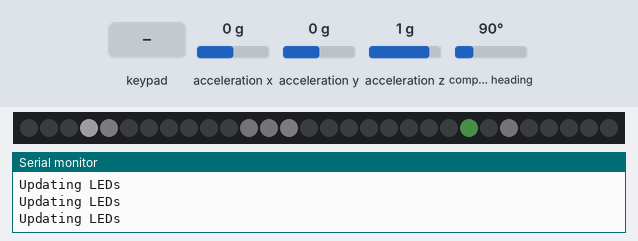
Recording of a sketch running on a simulated Arduino Uno, built with avr-gcc and run on an emulated ATmega328P. Parts: 30 RGB LEDs in strip order, left to right, the last lines printed to the serial monitor. The test bench sets the inputs (shaded band); at power-on: acceleration x 0 g, acceleration y 0 g, compass heading 90°, acceleration z 1 g. Dim RGB values are drawn brighter than linear; random numbers use the default seed unless the sketch sets one.

Above: at 5.46 s.
5.5 s: keypad keys 1 2 3 4 pressed 0.4 s apart
At 7.3 s:
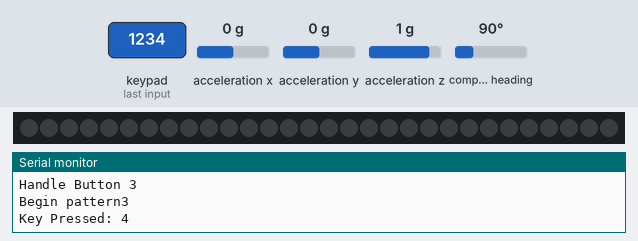
8.6 s: key '1' pressed
At 8.7 s:
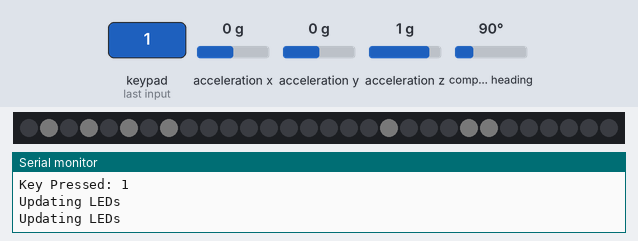
11.1 s: acceleration x set to -1.4 g
At 11.65 s:
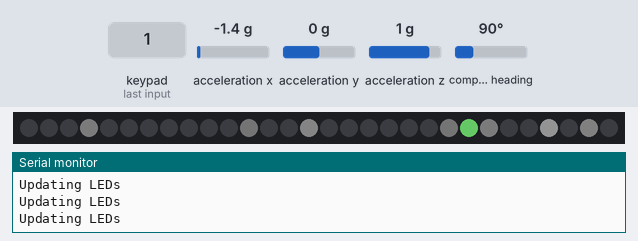
14.1 s: acceleration y set to -1.4 g
At 16.63 s:
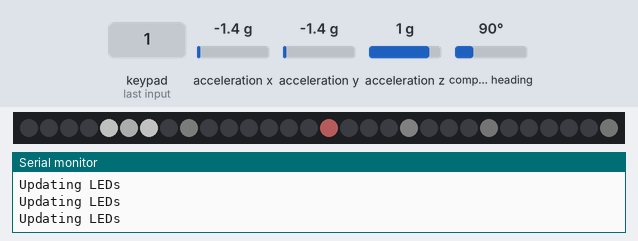
16.9 s: compass heading set to 7°
At 19.79 s:
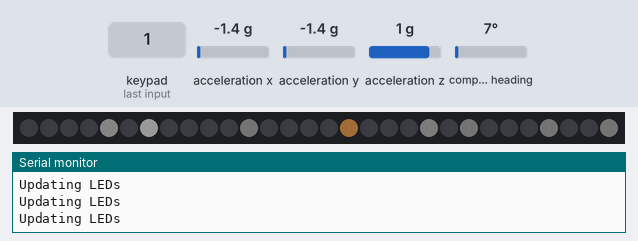
19.9 s: acceleration z set to -1.4 g
At 22.88 s:
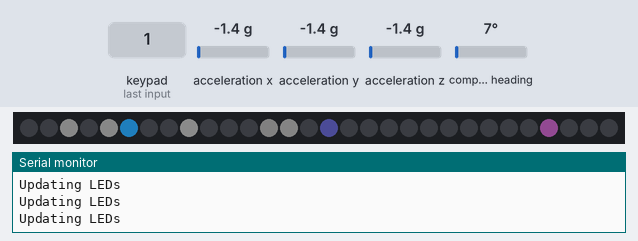

The sketch:

acceloled-only-sparkle-working.ino
```cpp
/* Code to perform varios LED configurations. */

#include <Keypad.h>
#include <Adafruit_NeoPixel.h>
#ifdef __AVR__
#include <avr/power.h>
#endif
#include <Wire.h>
#include <Adafruit_Sensor.h>
#include <Adafruit_BNO055.h>
#include <utility/imumaths.h>


enum Pins {
  SDA_PIN = 2,
  SCA_PIN = 3,

  LED_PIN = 6,

  KEYPAD_COL_1_PIN = 8,
  KEYPAD_COL_2_PIN = 7,
  KEYPAD_COL_3_PIN = 10,
  KEYPAD_COL_4_PIN = 9,
  KEYPAD_ROW_PIN = 11
};

///////////////////////////////////////////////
/// Forward declares.
void beginPattern();
void returnToDisplay();


///////////////////////////////////////////////
/// Globals used to set state and the like.

long time_ = 0;

enum Pattern {
  SPARKLE_DIM = 0,
  SPARKLE_BRIGHT = 1,
  SPARKLE_ACCEL = 2,
  OFF = 3
};
enum Pattern pattern_ = SPARKLE_DIM;

uint8_t brightness_ = 5;  // Brightness of the strips.

// Accelerometer readings.a
float linear_acceleration_magnitude_ = 0;
sensors_vec_t orientation_;  // key items are floats for roll, pitch, and heading.

void initState() {
  pattern_ = SPARKLE_DIM;
  brightness_ = 5;
  linear_acceleration_magnitude_ = 0;
}

///////////////////////////////////////////////
/// State modifiers.
void increaseBrightness() {
  if (brightness_ < 10) {
    brightness_++;
  }
}
void decreaseBrightness() {
  if (brightness_ > 0) {
    brightness_--;
  }
}

///////////////////////////////////////////////
/// Initialization code.

// Keypad stuff.
const byte ROWS = 1; //four rows
const byte COLS = 4; //four columns
//define the cymbols on the buttons of the keypads
char hexaKeys[ROWS][COLS] = {
  {'1', '2', '3', '4'}
};
byte rowPins[ROWS] = {KEYPAD_ROW_PIN}; //connect to the row pinouts of the keypad
byte colPins[COLS] = {
  KEYPAD_COL_1_PIN,
  KEYPAD_COL_2_PIN,
  KEYPAD_COL_3_PIN,
  KEYPAD_COL_4_PIN
}; //connect to the column pinouts of the keypad
Keypad keypad_ = Keypad(makeKeymap(hexaKeys), rowPins, colPins, ROWS, COLS);  // The 1x4 keypad.
void initKeypad() {
  // Done using the global constructor.
}

// Accelerometer stuff.
#define BNO055_SAMPLERATE_DELAY_MS (100)
Adafruit_BNO055 bno;
void initAccelerometer() {
  bno = Adafruit_BNO055(55);
  /* Initialise the sensor */
  if (!bno.begin()) {
    /* There was a problem detecting the BNO055 ... check your connections */
    Serial.print("Ooops, no BNO055 detected ... Check your wiring or I2C ADDR!");
  }
  bno.setExtCrystalUse(true);
}

Adafruit_NeoPixel strip_ = Adafruit_NeoPixel(30, LED_PIN, NEO_GRB + NEO_KHZ800);
void initLeds() {
  strip_.begin();
}

void setup() {
  Serial.begin(9600);
  initState();
  Serial.println("Beginning setup");
  Serial.println("Init LEDs");
  initLeds();
  Serial.println("Init Keypad");
  initKeypad();
  Serial.println("Init Accelerometer");
  initAccelerometer();
  Serial.println("Setup complete");

  for (uint8_t i; i < 100; ++i) {
    uint8_t val = i <= 50 ? i : 100-i;
    setLedAll(color(val, val, val));
    strip_.show();

    delay(20);
  }

  for (uint8_t i; i < 30; ++i) {
    setLedAll(color(0, 0, 0));
    setLed(i % 10, i / 10, color(100, 100, 100));
    strip_.show();
    delay(70);
  }

  beginPattern();
}


////////////////////////////////////////////////
// Button processing.


void handleButton(int button_index) {
  Serial.print("Handle Button ");
  Serial.println(button_index);
  switch (button_index) {
    case 0: pattern_ = SPARKLE_DIM; break;
    case 1: pattern_ = SPARKLE_BRIGHT; break;
    case 2: pattern_ = SPARKLE_ACCEL; break;
    case 3: pattern_ = OFF; break;
  }
  beginPattern();
}

///////////////////////////////////////////////
// Set LEDs

uint32_t color(byte red, byte green, byte blue) {
  return strip_.Color(red, green, blue);
}

#define LED_ROWS 3
#define LED_COLUMNS 10
byte LED_INDEX[LED_ROWS][LED_COLUMNS] = {
  { 0,  1,  2,  3,  4,  5,  6,  7,  8,  9},
  {19, 18, 17, 16, 15, 14, 13, 12, 11, 10},
  {20, 21, 22, 23, 24, 25, 26, 27, 28, 29}
};


void logSetLed(int col, int row, uint32_t color) {
  Serial.print("Set LED ");
  Serial.print(col);
  Serial.print(" ");
  Serial.print(row);
  Serial.print(" pin ");
  Serial.print(LED_INDEX[row][col]);
  Serial.print(" ");
  Serial.println(color);
}

void setLed(int col, int row, uint32_t color) {
  // logSetLed(col, row, color);
  strip_.setPixelColor(LED_INDEX[row][col], color);
}

void setLedRow(int row, uint32_t color) {
  for (int i = 0; i < LED_COLUMNS; ++i) {
    setLed(i, row, color);
  }
}

void setLedColumn(int row, uint32_t color) {
  for (int i = 0; i < LED_ROWS; ++i) {
    setLed(i, row, color);
  }
}

void setLedAll(uint32_t color) {
  for (int i = 0; i < LED_ROWS; ++i) {
    setLedRow(i, color);
  }
}

///////////////////////////////////////////////
// Pattern processing.


void beginPattern() {
  Serial.print("Begin pattern");
  Serial.println(pattern_);
  switch(pattern_) {
    case SPARKLE_DIM: brightness_ = 2; beginSparklePattern(); break;
    case SPARKLE_BRIGHT: brightness_ = 10; beginSparklePattern(); break;
    case SPARKLE_ACCEL: brightness_ = 2; beginSparklePattern(); break;
    case OFF: beginOffPattern(); break;
  }
  strip_.show();
}

void updatePattern(long led_step) {
  //Serial.print("Update pattern: ");
  //Serial.print(pattern_);
  //Serial.print(" ");
  //Serial.println(led_step);
  switch (pattern_) {
    case SPARKLE_DIM:
    case SPARKLE_BRIGHT:
    case SPARKLE_ACCEL:
      updateSparklePattern(led_step);
      break;
    case OFF:
      return;
  }
  strip_.show();
}


#define LIT 10
uint8_t maxSteps = 100;
// Each item increases to a target color with a rate.
uint32_t targetColors[LIT];
uint32_t currentColors[LIT];
uint32_t colorStep[LIT];
uint16_t ledIndex[LIT];
int8_t ledUp[LIT];  // Positive for up, negative for down, 0 for unset.
uint8_t rBias, bBias, gBias;

long sparkle_prior_steps_ = 0;
long sparkle_cycle_ = 0;
// IMPLEMENT
void beginSparklePattern() {
  setLedAll(0);
  randomSeed(42);
  sparkle_prior_steps_ = 0;
  sparkle_cycle_ = 0;

  // Not sure if this is required, but makew sure the indexes are empty.
  for (uint16_t i = 0; i < LIT; ++i) {
    ledUp[i] = 0;
  }
  setLedAll(color(0, 0, 0));
}

void updateSparklePattern(long led_step) {
  sparkle_prior_steps_ += led_step;
  if (sparkle_prior_steps_ > 40) {
    Serial.println("Updating LEDs");
    sparkle_prior_steps_ = 0;
    ++sparkle_cycle_;

    if (sparkle_cycle_ % 300 == 0) {
      rBias = random(0, 80);
      bBias = random(0, 80);
      gBias = random(0, 80);
    }

    for (uint16_t i = 0; i < LIT; ++i) {
      if (ledUp[i] == 0) {
        // Reinit the state;
        boolean withBias = random(0, 100) > 3 ? true : false;
        uint8_t r = withBias ? rBias + random(10) : random(100);
        uint8_t g = withBias ? gBias + random(10) : random(100);
        uint8_t b = withBias ? bBias + random(10) : random(100);
        uint8_t steps = random(10, maxSteps);
        ledUp[i] = 1;
        targetColors[i] = strip_.Color(r, g, b);
        colorStep[i] = strip_.Color(max(1, r / steps), max(1, g / steps), max(1, b / steps));
        currentColors[i] = strip_.Color(0, 0, 0);
        ledIndex[i] = random(strip_.numPixels());
      }

      if (ledUp[i] > 0) {
        currentColors[i] += colorStep[i];
      } else {
        currentColors[i] -= colorStep[i];
      }

      strip_.setPixelColor(ledIndex[i], currentColors[i]);

      if (currentColors[i] > targetColors[i]) {
        ledUp[i] = -1;
      }

      if (currentColors[i] < colorStep[i]) {
        // Reset the index to restart the sequence.
        strip_.setPixelColor(ledIndex[i], 0);
        ledUp[i] = 0;
        ledIndex[i] = 0;
      }

    }
    strip_.show();
  }
}

void beginOffPattern() {
  setLedAll(color(0, 0, 0));
}
void updateOffPattern(long led_step) {
}


///////////////////////////////////////////////
/// Running code.
char last_key_ = 0;  // Need to track the last key to ensure
// it goes low before counting it as an action.
void updateByKeypad() {
  char pressed_key = keypad_.getKey();
  if (pressed_key && pressed_key != last_key_) {
    switch (pressed_key) {
      case '1':
        handleButton(0);
        break;
      case '2':
        handleButton(1);
        break;
      case '3':
        handleButton(2);
        break;
      case '4':
        handleButton(3);
        break;
    }
    Serial.print("Key Pressed: ");
    Serial.println(pressed_key);
  }
}

void printAccelerometerState() {
  Serial.print("Accel read: ");
  Serial.print(linear_acceleration_magnitude_);
  Serial.print(" x: ");
  Serial.print(orientation_.x);
  Serial.print(" y: ");
  Serial.print(orientation_.y);
  Serial.print(" z: ");
  Serial.println(orientation_.z);
}

long last_accel_read_ = 0;
void updateByAccelerometer() {
  if (time_ - last_accel_read_ >= BNO055_SAMPLERATE_DELAY_MS) {
    last_accel_read_ = time_;

    sensors_event_t event;
    bno.getEvent(&event);

    imu::Vector<3> lineacc = bno.getVector(Adafruit_BNO055::VECTOR_LINEARACCEL);
    linear_acceleration_magnitude_ = lineacc.magnitude();
    orientation_ = event.orientation;
    // nvbm,.printAccelerometerState();
    if (pattern_ == SPARKLE_ACCEL) {
      brightness_ = max(10, (linear_acceleration_magnitude_ / 10));
    }
  }
}

long last_led_update_ = millis();
void updateLEDs() {
  long led_step = time_ - last_led_update_;
  last_led_update_ = time_;

  updatePattern(led_step);
}

void loop() {
  // put your main code here, to run repeatedly:
  time_ = millis();
  //Serial.print("Loop: ");
  //Serial.println(time_);

  updateByKeypad();

  //Serial.print("keypad: ");
  updateByAccelerometer();

  //Serial.print("accel: ");
  updateLEDs();

  //Serial.print("led: ");
}
```

Measured:
- after the input at 8.6 s, the LEDs: first change after 0.06 s (image 2 shows a later state)
